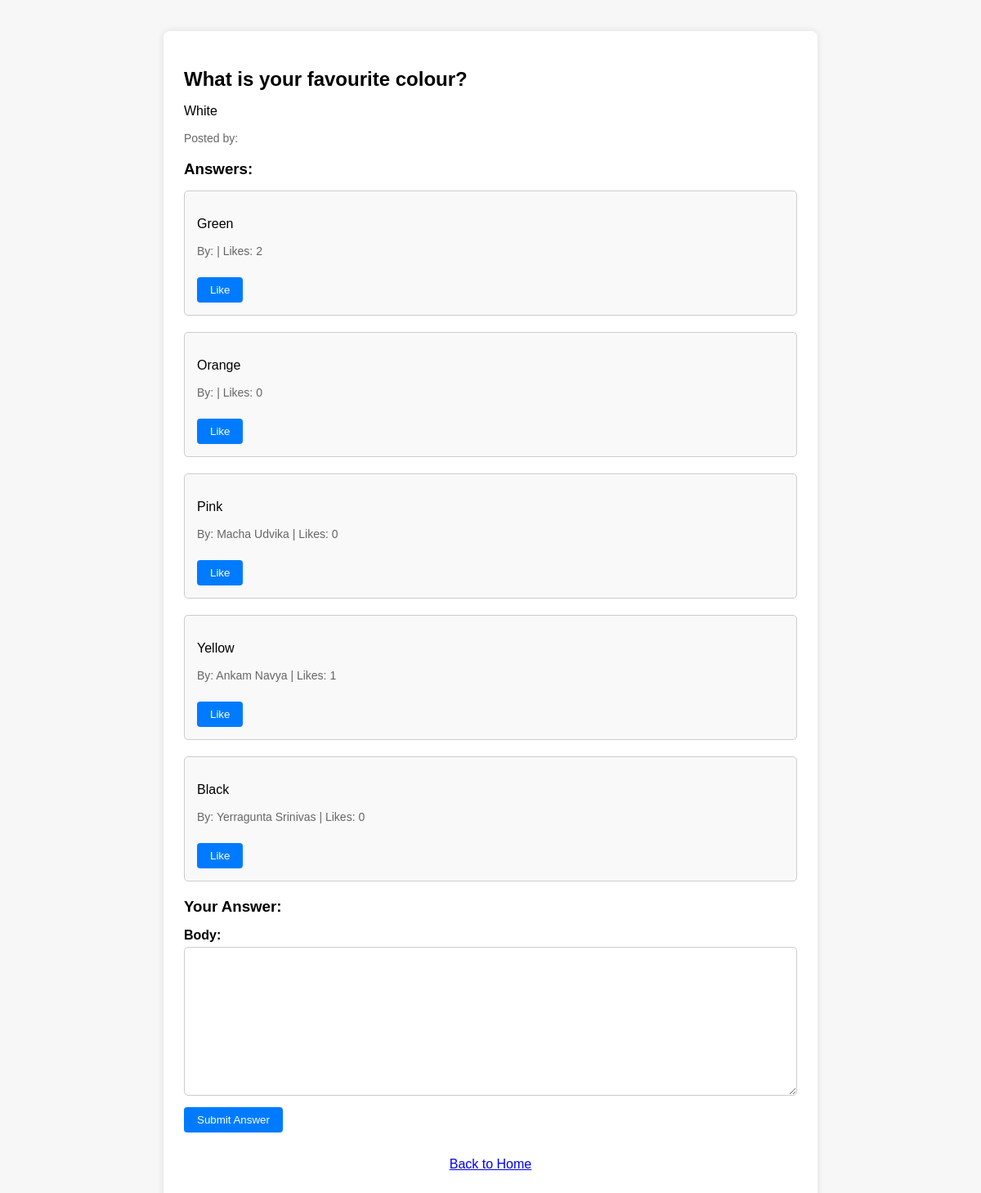
Screenshot of /question/2/ (signed in) with the database file from the repository.
### core/models.py (models this page shows, shortened)
class Question(models.Model):
    user = models.ForeignKey(User, on_delete=models.CASCADE)
    title = models.CharField(max_length=255)
    body = models.TextField()
    created_at = models.DateTimeField(auto_now_add=True)

class Answer(models.Model):
    user = models.ForeignKey(User, on_delete=models.CASCADE)
    question = models.ForeignKey(Question, on_delete=models.CASCADE, related_name='answers')
    body = models.TextField()
    likes = models.IntegerField(default=0)
    created_at = models.DateTimeField(auto_now_add=True)

### core/views.py (the view)
# urls.py: path('question/<int:question_id>/', views.question_detail, name='question_detail'),
@login_required
def question_detail(request, question_id):
    question = get_object_or_404(Question, id=question_id)
    form = AnswerForm(request.POST or None)
    if form.is_valid():
        a = form.save(commit=False)
        a.user = request.user
        a.question = question
        a.save()
        return redirect('question_detail', question_id=question_id)
    return render(request, 'question_detail.html', {'question': question, 'form': form})

### core/forms.py
class AnswerForm(forms.ModelForm):
    class Meta:
        model = Answer
        fields = ['body']

### core/templates/question_detail.html (shortened to what this page needs)
<!DOCTYPE html>
<html>
<head>
</head>
<body>
    <div class="container">
        <h2>{{ question.title }}</h2>
        <p>{{ question.body }}</p>
        <p class="meta">Posted by: {{ question.user.first_name }} {{ question.user.last_name }}</p>
        <h3>Answers:</h3>
        {% for answer in question.answers.all %}
            <div class="answer-box">
                <p>{{ answer.body|linebreaks }}</p>
                <p class="meta">By: {{ answer.user.first_name }} {{ answer.user.last_name }} | Likes: {{ answer.likes }}</p>
                <form action="{% url 'like_answer' answer.id %}" method="post">
                    <button type="submit">Like</button>
                </form>
            </div>
        {% empty %}
            <p>No answers yet. Be the first to answer!</p>
        {% endfor %}
        <h3>Your Answer:</h3>
        <form method="post">
            <label for="{{ form.body.id_for_label }}">Body:</label>
            {{ form.body }}
            <button type="submit">Submit Answer</button>
        </form>
        <div class="back-link">
            <p><a href="{% url 'home' %}">Back to Home</a></p>
        </div>
    </div>
</body>
</html>

### core/templates/question_detail.html (style rules this page uses)
body { font-family: Arial, sans-serif; background-color: #f7f7f7; padding: 30px; }
.container { max-width: 800px; margin: auto; background-color: white; padding: 25px; border-radius: 8px; box-shadow: 0 0 10px rgba(0,0,0,0.1); box-sizing: border-box; }
h2, h3 { margin-bottom: 15px; }
.answer-box { border: 1px solid #ccc; padding: 15px; border-radius: 5px; margin-bottom: 20px; background-color: #f9f9f9; box-sizing: border-box; }
label { font-weight: bold; display: block; margin: 15px 0 5px; }
textarea { width: 100%; padding: 10px; border-radius: 5px; border: 1px solid #ccc; font-size: 14px; resize: vertical; box-sizing: border-box; }
button { margin-top: 10px; padding: 8px 16px; background-color: #007bff; color: white; border: none; border-radius: 4px; cursor: pointer; }
.back-link { text-align: center; margin-top: 30px; }
.meta { font-size: 14px; color: #666; }
form { max-width: 100%; }

### rows the page displays
Question: title "What is your favourite colour?", body "White"
Answer: body "Green", likes "2"
Answer: body "Orange", likes "0"
Answer: body "Pink", user.first_name "Macha", user.last_name "Udvika", likes "0"
Answer: body "Yellow", user.first_name "Ankam", user.last_name "Navya", likes "1"
Answer: body "Black", user.first_name "Yerragunta", user.last_name "Srinivas", likes "0"
